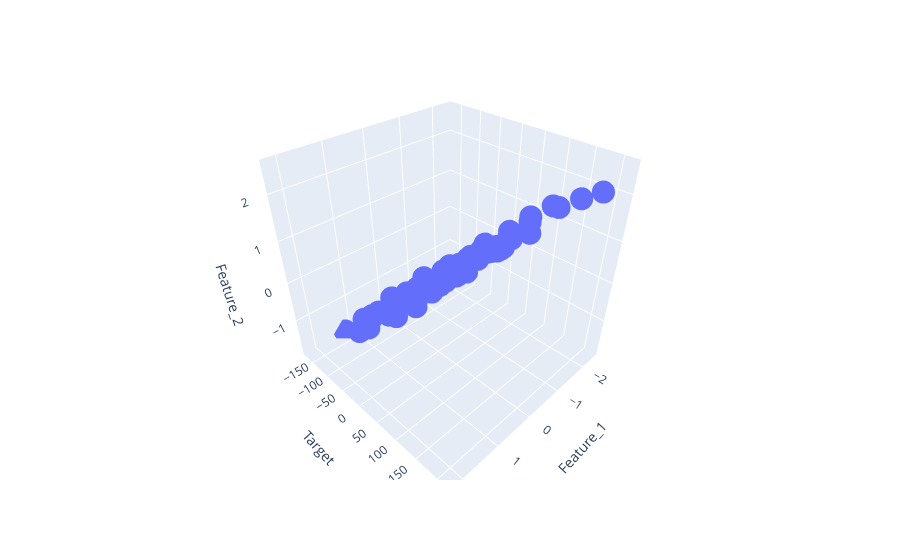

Notebook cell for this chart:
### Code cell
plt.scatter_3d(combined_df, x="Feature_1",y="Target",z="Feature_2")
